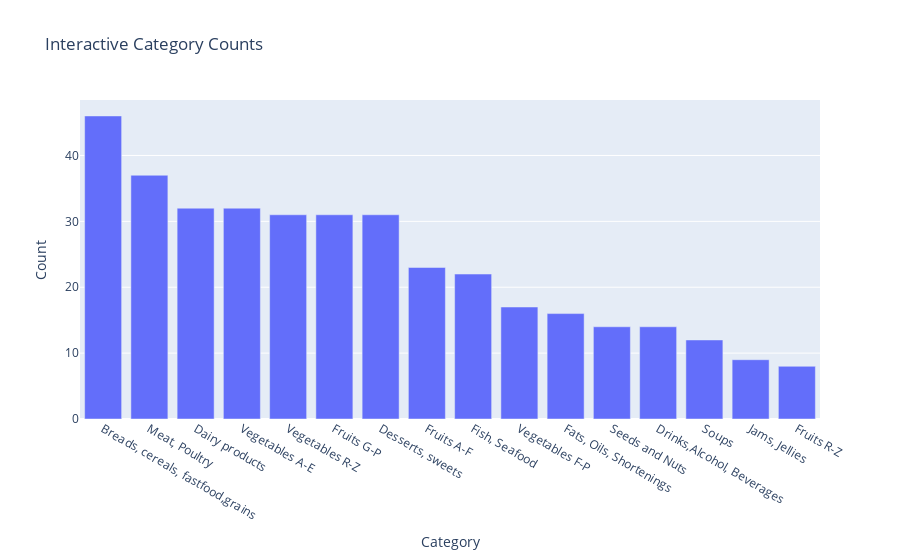

Here is the notebook cell this chart was saved with:
### Code cell
# Category Distribution
plt.figure(figsize=(12, 6))
sns.countplot(data=df, x='Category', order=df['Category'].value_counts().index, palette='viridis', hue='Category')
plt.xticks(rotation=90, fontsize=10)
plt.title('Distribution of Food Categories', fontsize=14)
plt.xlabel('Category', fontsize=12)
plt.ylabel('Count', fontsize=12)
plt.tight_layout()
plt.show()

# Interactive Plotly Bar
fig = px.bar(df['Category'].value_counts(), title='Interactive Category Counts',
             labels={'index': 'Category', 'value': 'Count'}, color_discrete_sequence=['#636EFA'])
fig.update_layout(showlegend=False)
fig.show()

### Figure 1 — Plotly figure (JSON) as saved in the notebook; plotly's stock layout.template omitted (floating-point values rounded to 4 significant figures)
{"data": [{"alignmentgroup": "True", "hovertemplate": "variable=count<br>Category=%{x}<br>Count=%{y}<extra></extra>", "legendgroup": "count", "marker": {"color": "#636EFA", "pattern": {"shape": ""}}, "name": "count", "offsetgroup": "count", "orientation": "v", "showlegend": true, "textposition": "auto", "type": "bar", "x": ["Breads, cereals, fastfood,grains", "Meat, Poultry", "Dairy products", "Vegetables A-E", "Vegetables R-Z", "Fruits G-P", "Desserts, sweets", "Fruits A-F", "Fish, Seafood", "Vegetables F-P", "Fats, Oils, Shortenings", "Seeds and Nuts", "Drinks,Alcohol, Beverages", "Soups", "Jams, Jellies", "Fruits R-Z"], "xaxis": "x", "y": [46, 37, 32, 32, 31, 31, 31, 23, 22, 17, 16, 14, 14, 12, 9, 8], "yaxis": "y"}], "layout": {"autosize": true, "barmode": "relative", "legend": {"title": {"text": "variable"}, "tracegroupgap": 0}, "showlegend": false, "title": {"text": "Interactive Category Counts"}, "xaxis": {"anchor": "y", "autorange": true, "domain": [0, 1], "range": [-0.5, 15.5], "title": {"text": "Category"}, "type": "category"}, "yaxis": {"anchor": "x", "autorange": true, "domain": [0, 1], "range": [0, 48.42], "title": {"text": "Count"}, "type": "linear"}}}
